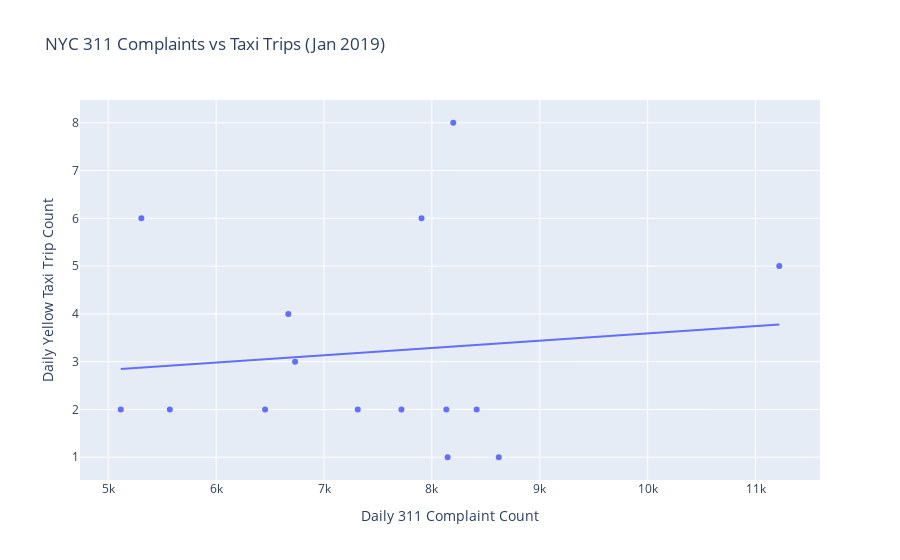

Write notebook code for a chart like this one.
### Markdown cell above
# Step 5: Visualization: Daily Taxi Trips vs Daily 311 Complaints

### Code cell
import plotly.express as px
fig = px.scatter(
    df,
    x="complaint_count",
    y="trip_count",
    trendline="ols",
    title="NYC 311 Complaints vs Taxi Trips (Jan 2019)",
    labels={
        "complaint_count": "Daily 311 Complaint Count",
        "trip_count": "Daily Yellow Taxi Trip Count"
    }
)

fig.show()
df[["trip_count", "complaint_count"]].corr()

### Figure 1 — Plotly figure (JSON) as saved in the notebook; plotly's stock layout.template omitted (floating-point values rounded to 4 significant figures)
{"data": [{"hovertemplate": "Daily 311 Complaint Count=%{x}<br>Daily Yellow Taxi Trip Count=%{y}<extra></extra>", "legendgroup": "", "marker": {"color": "#636efa", "symbol": "circle"}, "mode": "markers", "name": "", "orientation": "v", "showlegend": false, "type": "scatter", "x": [8134, 7718, 8620, 7904, 7313, 6669, 5116, 8146, 6732, 5307, 5571, 11220, 8415, 6454, 8198], "xaxis": "x", "y": [2, 2, 1, 6, 2, 4, 2, 1, 3, 6, 2, 5, 2, 2, 8], "yaxis": "y"}, {"hovertemplate": "<b>OLS trendline</b><br>trip_count = 0.000152197 * complaint_count + 2.0685<br>R<sup>2</sup>=0.012624<br><br>Daily 311 Complaint Count=%{x}<br>Daily Yellow Taxi Trip Count=%{y} <b>(trend)</b><extra></extra>", "legendgroup": "", "marker": {"color": "#636efa", "symbol": "circle"}, "mode": "lines", "name": "", "showlegend": false, "type": "scatter", "x": [5116, 5307, 5571, 6454, 6669, 6732, 7313, 7718, 7904, 8134, 8146, 8198, 8415, 8620, 11220], "xaxis": "x", "y": [2.847, 2.876, 2.916, 3.051, 3.083, 3.093, 3.182, 3.243, 3.271, 3.306, 3.308, 3.316, 3.349, 3.38, 3.776], "yaxis": "y"}], "layout": {"legend": {"tracegroupgap": 0}, "title": {"text": "NYC 311 Complaints vs Taxi Trips (Jan 2019)"}, "xaxis": {"anchor": "y", "domain": [0, 1], "title": {"text": "Daily 311 Complaint Count"}}, "yaxis": {"anchor": "x", "domain": [0, 1], "title": {"text": "Daily Yellow Taxi Trip Count"}}}}
